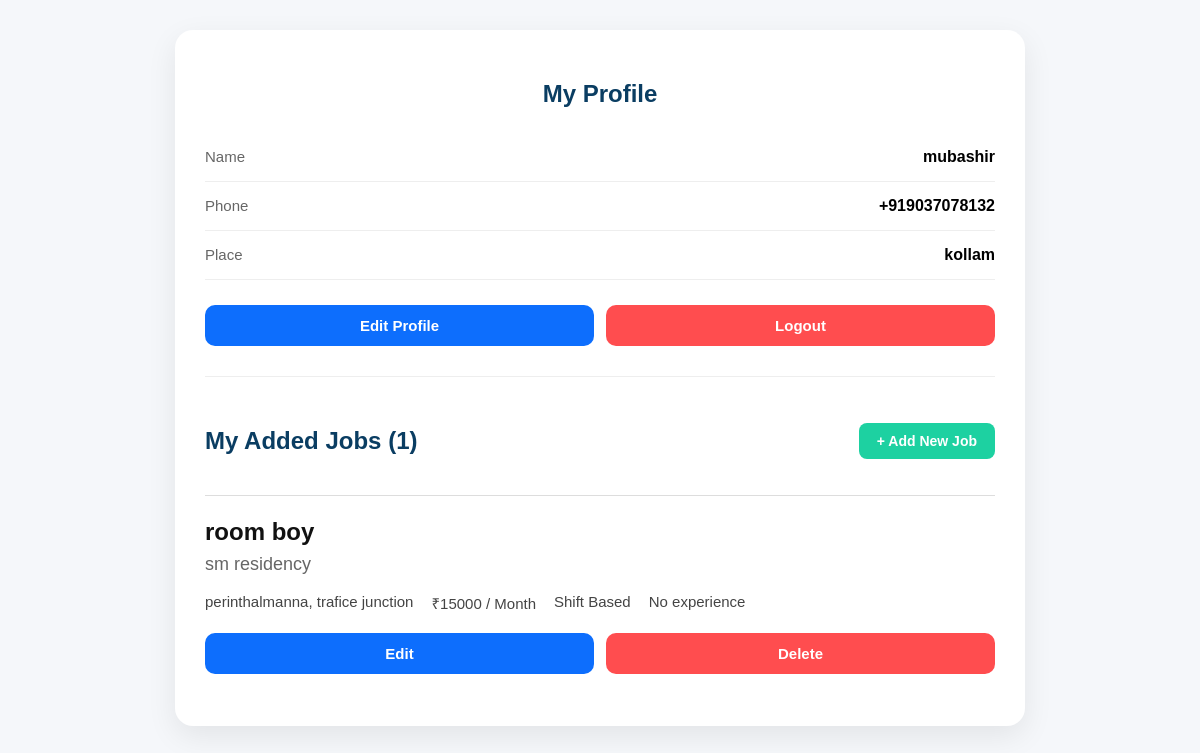
Page /profile/ (signed in) on the earlier database version.
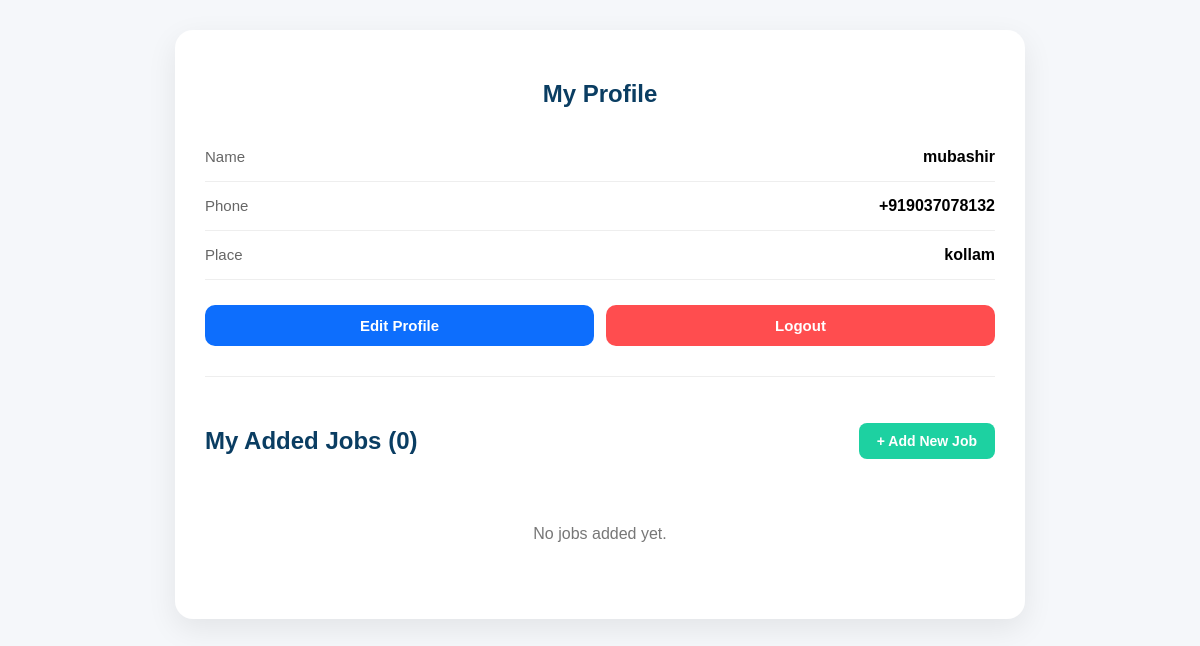
Same page on the later database version.
### myapp/models.py (models this page shows, shortened)
class Job(models.Model):
    owner = models.ForeignKey(
        User,
        on_delete=models.CASCADE,
        related_name="jobs",
        null=True,
        blank=True,
    )
    shop_name = models.CharField(
        max_length=150,
    )
    title = models.CharField(
        max_length=150,
    )
    category = models.ForeignKey(
        Category,
        on_delete=models.PROTECT,
        related_name="jobs",
        null=True,
        blank=True,
    )
    experience = models.CharField(
        max_length=100,
        default="Fresher",
    )
    work_time = models.CharField(
        max_length=100,
    )
    gender = models.CharField(max_length=20, default="Any")
    education = models.CharField(max_length=50, default="Any")
    age_limit = models.CharField(
        max_length=50,
        blank=True,
    )
    location = models.CharField(
        max_length=100,
    )
    salary = models.CharField(
        max_length=100,
    )
    phone = models.CharField(
        max_length=15,
        validators=[phone_validator],
    )
    description = models.TextField(
        blank=True,
    )
    is_verified = models.BooleanField(
        default=True,
    )
    owner_name = models.CharField(
        max_length=150,
        blank=True
    )
    created_at = models.DateTimeField(
        auto_now_add=True,
    )
    class Meta:
        ordering = ["-created_at"]

### myapp/views.py (the view)
# urls.py: path("profile/", views.profile, name="profile"),
@login_required(login_url="login")
def profile(request):
    jobs = (
        Job.objects
        .filter(owner=request.user)
        .select_related("category")
        .order_by("-id")
    )
    return render(
        request,
        "profile.html",
        {
            "jobs": jobs,
        },
    )

### templates/profile.html (shortened to what this page needs)
{% load static %}
<!DOCTYPE html>
<html lang="en">
<head>
<link rel="stylesheet" href="{% static 'css/profile.css' %}">
</head>
<body>
<div class="profile-box">
<div class="profile-header">
    <h2>
        {% if edit %}
            Edit Profile
        {% else %}
            My Profile
        {% endif %}
    </h2>
</div>
{% if edit %}
<form method="POST">
    {% csrf_token %}
    <div class="profile-info">
        <div class="info-row">
            <span>Name</span>
            <input type="text"
                   name="full_name"
                   value="{{ request.user.profile.full_name|default:request.user.first_name }}"
                   required>
        </div>
        <div class="info-row">
            <span>Phone</span>
            <input type="text"
                   name="phone"
                   value="{{ request.user.profile.phone }}"
                   required>
        </div>
        <div class="info-row">
            <span>Place</span>
            <input type="text"
                   name="district"
                   value="{{ request.user.profile.district }}">
        </div>
    </div>
    <div class="profile-actions">
        <button type="submit" class="edit-btn">
            Update Profile
        </button>
        <a href="{% url 'profile' %}">
            <button type="button" class="logout-btn">
                Cancel
            </button>
        </a>
    </div>
</form>
{% else %}
<div class="profile-info">
    <div class="info-row">
        <span>Name</span>
        <strong>{{ request.user.profile.full_name|default:request.user.first_name }}</strong>
    </div>
    <div class="info-row">
        <span>Phone</span>
        <strong>{{ request.user.profile.phone }}</strong>
    </div>
    <div class="info-row">
        <span>Place</span>
        <strong>{{ request.user.profile.district|default:"Not Added" }}</strong>
    </div>
</div>
<div class="profile-actions">
    <a href="{% url 'edit_profile' %}">
        <button class="edit-btn">
            Edit Profile
        </button>
    </a>
    <a href="{% url 'logout_user' %}">
        <button class="logout-btn">
            Logout
        </button>
    </a>
</div>
{% endif %}
<hr>
<div class="job-header">
    <h2>My Added Jobs ({{ jobs|length }})</h2>
    <a href="{% url 'add_job' %}" class="add-job-btn">
        + Add New Job
    </a>
</div>
{% for job in jobs %}
<div class="job-card">
    <h3>{{ job.title }}</h3>
    <h4>{{ job.shop_name }}</h4>
    <div class="job-meta">
        <span> {{ job.location }}</span>
        <span> ₹{{ job.salary }} / Month</span>
        <span> {{ job.work_time }}</span>
        <span> {{ job.experience }}</span>
    </div>
    <div class="job-actions">
        <a href="{% url 'edit_job' job.id %}">
            <button class="edit-job">Edit</button>
        </a>
        <a href="{% url 'delete_job' job.id %}"
           onclick="return confirm('Delete this job?')">
            <button class="delete-job">
                Delete
            </button>
        </a>
    </div>
</div>
{% empty %}
<p class="empty">
No jobs added yet.
</p>
{% endfor %}
</body>
</html>

Differences in the rows shown:
removed Job: title "room boy", shop_name "sm residency", location "perinthalmanna, trafice junction", salary "15000", work_time "Shift Based", experience "No experience"
Other differences:
{{ jobs|length }}: "1" → "0"
text now shown: "No jobs added yet."
